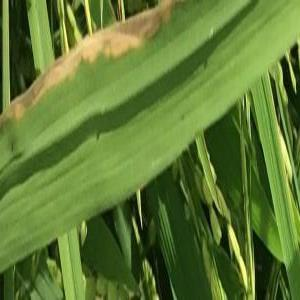
#> input picture Testing_Split/Bacterial Blight Disease/BB (11).jpg, 300 x 300 px
$ jupyter execute --allow-errors image_model.ipynb   (shell and % lines are left out)   (older library calls are emulated)
#> lines starting #> are read from the running program, lines starting #| are printed output that depends on the picture
[cell 1]
import cv2
import os
import sys
import numpy as np
import warnings
import pickle
import time
import shutil
import matplotlib.pyplot as plt
import seaborn as sns

# --- Import Sklearn Utilities for Preprocessing & Splitting ---
from sklearn.preprocessing import LabelEncoder, StandardScaler
from sklearn.decomposition import PCA
from sklearn.metrics import classification_report, accuracy_score, confusion_matrix
from sklearn.model_selection import train_test_split

# --- Import Feature Extraction Dependencies ---
try:
    from skimage.feature import hog, graycomatrix, graycoprops, local_binary_pattern
    from sklearn.manifold import TSNE
except ImportError:
    print("Error: scikit-image or TSNE not found. Please install them.")
    sys.exit(1)

# Suppress warnings
warnings.filterwarnings('ignore', category=UserWarning)
warnings.filterwarnings('ignore', category=FutureWarning)
sns.set_theme(style="whitegrid")

# --- Configuration ---
SOURCE_DATA_PATH = "Rice_Diseases"
TRAIN_DATA_PATH = "Training_Split"
TEST_DATA_PATH = "Testing_Split"
OUTPUT_FILENAME = "mlp_pipeline.pkl"
RANDOM_SEED = 42

print("All standard libraries and configuration loaded.")

[cell 2]
# --- Import Your From-Scratch MLP (MLP.py must be defined separately) ---
try:
    # Assuming MLP.py is in the current working directory as per your structure
    from disease.MLP import Sequential, Dense, Dropout
    print("✅ Successfully imported custom MLP classifier (MLP.py).")
except ImportError as e:
    print(f"--- 🛑 IMPORT ERROR ---")
    print(f"Error importing 'Sequential, Dense, Dropout' from 'MLP.py': {e}")
    print("Please ensure 'MLP.py' is in the root project folder.")
    sys.exit(1)


# --- Helper Functions (Corrected to remove tqdm) ---

def create_train_test_folders(source_dir, train_dir, test_dir, split=0.8):
    """Splits images from source_dir into Training and Testing folders."""
#> called with source_dir = 'Rice_Diseases', train_dir = 'Training_Split', test_dir = 'Testing_Split', split = 0.8
    if os.path.exists(train_dir) and os.path.exists(test_dir):
        print(f"Using existing '{train_dir}' and '{test_dir}' folders.")
        return

    print(f"\n--- Creating {split*100}% Train / { (1-split)*100}% Test Split ---")
    os.makedirs(train_dir, exist_ok=True)
    os.makedirs(test_dir, exist_ok=True)

    for class_name in os.listdir(source_dir):
        class_path = os.path.join(source_dir, class_name)
        if not os.path.isdir(class_path): continue

        files = [f for f in os.listdir(class_path) if f.lower().endswith(('jpg', 'jpeg', 'png'))]
        if not files: continue

        train_files, test_files = train_test_split(
            files,
            train_size=split,
            shuffle=True,
            random_state=RANDOM_SEED,
            stratify=[os.path.basename(class_path)] * len(files)
        )

        os.makedirs(os.path.join(train_dir, class_name), exist_ok=True)
        os.makedirs(os.path.join(test_dir, class_name), exist_ok=True)

        # Copying files without tqdm
        print(f"Copying files for class: {class_name}...")
        for f in files:
            src = os.path.join(class_path, f)
            if f in train_files:
                shutil.copy(src, os.path.join(train_dir, class_name, f))
            else:
                shutil.copy(src, os.path.join(test_dir, class_name, f))


def extract_hog(img):
    hog_features, _ = hog(img, orientations=9, pixels_per_cell=(8, 8),
                          cells_per_block=(2, 2), block_norm='L2-Hys',
                          visualize=True, transform_sqrt=True)
    return hog_features

def extract_glcm_features(img):
    glcm = graycomatrix(img, distances=[5], angles=[0], levels=256, symmetric=True, normed=True)
    features = [
        graycoprops(glcm, 'contrast')[0, 0],
        graycoprops(glcm, 'dissimilarity')[0, 0],
        graycoprops(glcm, 'homogeneity')[0, 0],
        graycoprops(glcm, 'energy')[0, 0],
        graycoprops(glcm, 'correlation')[0, 0]
    ]
    return features

def extract_lbp_features(img):
    lbp = local_binary_pattern(img, P=8, R=1, method='uniform')
    (hist, _) = np.histogram(lbp.ravel(),
                             bins=np.arange(0, 11),
                             range=(0, 10))
    hist = hist.astype("float")
    hist /= (hist.sum() + 1e-6)
    return hist

def extract_statistical_features(img):
    mean = np.mean(img)
    var = np.var(img)
    skew = np.mean((img - mean)**3) / (np.std(img)**3 + 1e-6)
    kurt = np.mean((img - mean)**4) / (np.std(img)**4 + 1e-6)

    hist = np.histogram(img.ravel(), 256, [0,256])[0]
    hist_norm = hist.astype("float") / (hist.sum() + 1e-6)
    entropy = -np.sum(hist_norm * np.log2(hist_norm + 1e-6))

    return [mean, var, skew, kurt, entropy]

def extract_features_from_image(img_path):
    img = cv2.imread(img_path, cv2.IMREAD_GRAYSCALE)
    if img is None:
        return None

    img = cv2.resize(img, (128, 128))

    hog_f = extract_hog(img)
    glcm_f = extract_glcm_features(img)
    lbp_f = extract_lbp_features(img)
    stat_f = extract_statistical_features(img)

    combined = np.hstack([hog_f, glcm_f, lbp_f, stat_f])
    return combined

def load_dataset(folder_path):
    features, labels = [], []

    print(f"Starting feature extraction from: {folder_path}")

    class_dirs = sorted([d for d in os.listdir(folder_path) if os.path.isdir(os.path.join(folder_path, d))])

    for label in class_dirs:
        subfolder = os.path.join(folder_path, label)

        print(f"  Processing class: {label}...")

        # Iterating without tqdm
        files = os.listdir(subfolder)
        for file in files:
            img_path = os.path.join(subfolder, file)
            try:
                feature_vector = extract_features_from_image(img_path)
#> in extract_features_from_image, `img = cv2.imread(img_path, cv2.IMREAD_GRAYSCALE)`:
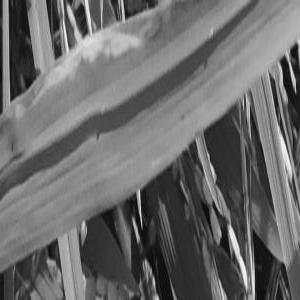
#> img: shape (300, 300); min 0, max 252, mean 106.5
#> in extract_features_from_image, `img = cv2.resize(img, (128, 128))`:
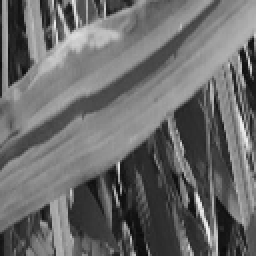
#> img: shape (128, 128) (shown 2 times larger); min 10, max 244, mean 106.4
#> in extract_hog, `hog_features, _ = hog(img, orientations=9, pixels_per_cell=(8, 8), cel..`: hog_features = 8100 values, max 0.704 at index 3089, min 0 at index 2, mean 0.118
#> in extract_features_from_image, `hog_f = extract_hog(img)`: hog_f has the same summary as hog_features in extract_hog
#> in extract_glcm_features, `features = [ graycoprops(glcm, 'contrast')[0, 0], graycoprops(glcm, 'd..`: features = [2361.2, 32.66, 0.0605, 0.0119, 0.461]
#> in extract_lbp_features, `lbp = local_binary_pattern(img, P=8, R=1, method='uniform')`:
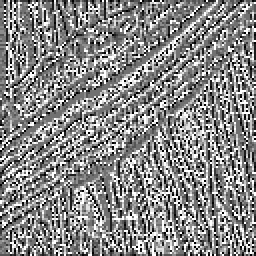
#> lbp: shape (128, 128) float64 (shown 2 times larger); min 0, max 9, mean 4.79; drawn with min black and max white
#> in extract_lbp_features, `(hist, _) = np.histogram(lbp.ravel(), bins=np.arange(0, 11), range=(0,..`: hist = [899, 1533, 815, 1738, 3433, 1966, 1034, 1461, 1379, 2126]
#> in extract_lbp_features, `hist /= (hist.sum() + 1e-6)`: hist = [0.0549, 0.0936, 0.0497, 0.106, 0.21, 0.12, 0.0631, 0.0892, 0.0842, 0.13]
#> in extract_features_from_image, `lbp_f = extract_lbp_features(img)`: lbp_f has the same summary as hist in extract_lbp_features
#> in extract_statistical_features, `mean = np.mean(img)`: mean = 106.4
#> in extract_statistical_features, `var = np.var(img)`: var = 2195.4
#> in extract_statistical_features, `skew = np.mean((img - mean)**3) / (np.std(img)**3 + 1e-6)`: skew = -0.168
#> in extract_statistical_features, `kurt = np.mean((img - mean)**4) / (np.std(img)**4 + 1e-6)`: kurt = 1.99
#> in extract_statistical_features, `hist = np.histogram(img.ravel(), 256, [0,256])[0]`: hist = 256 values, max 229 at index 45, min 0 at index 0, mean 64
#> in extract_statistical_features, `hist_norm = hist.astype("float") / (hist.sum() + 1e-6)`: hist_norm = 256 values, max 0.014 at index 45, min 0 at index 0, mean 0.00391
#> in extract_statistical_features, `entropy = -np.sum(hist_norm * np.log2(hist_norm + 1e-6))`: entropy = 7.31
#> in extract_features_from_image, `stat_f = extract_statistical_features(img)`: stat_f = [106.4, 2195.4, -0.168, 1.99, 7.31]
#> in extract_features_from_image, `combined = np.hstack([hog_f, glcm_f, lbp_f, stat_f])`: combined = 8120 values, max 2361.2 at index 8100, min -0.168 at index 8117, mean 0.697
#> feature_vector has the same summary as combined in extract_features_from_image
                if feature_vector is not None:
                    features.append(feature_vector)
                    labels.append(label)
            except Exception as e:
                continue

    return np.array(features), np.array(labels)
